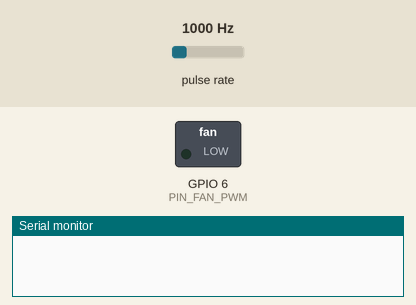
Bench run of a sketch on a simulated ESP32-S3. Parts: switched loads named in the sketch (green lamp = pin HIGH), the last lines printed to the serial monitor. Wiring (inferred from the names in the program): pulse sensor: data GPIO 9. Inputs (shaded band) come from the test bench; at power-on: pulse rate 1000 Hz.

Above: at 0.0 s.
At 0.7 s:
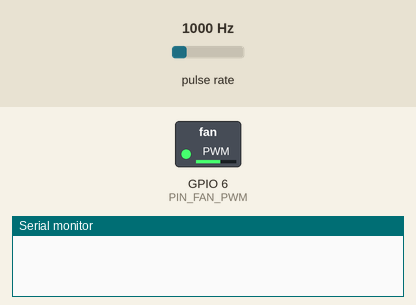
At 35.7 s:
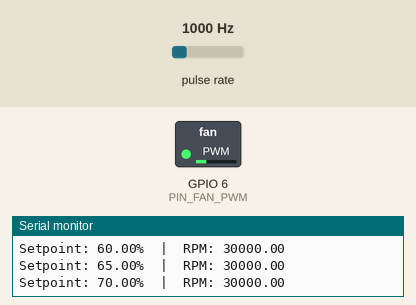
Timing chart, 0 to 37.2 s (numbered marks = the images above):
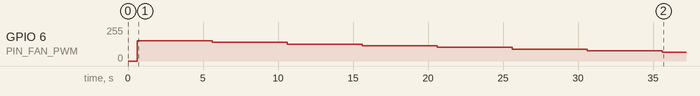

The sketch:

FanLogic.ino
```cpp
#include <Arduino.h>

// Pins you specified earlier
static const uint8_t PIN_FAN_PWM  = 6;
static const uint8_t PIN_FAN_TACH = 9;

// PWM config for 4-wire fan
static const uint32_t PWM_FREQ_HZ = 25000;  // 25 kHz
static const uint8_t  PWM_RES_BITS = 10;    // 0..1023

static const uint8_t TACH_PULSES_PER_REV = 2;

volatile uint32_t g_tachPulses = 0;

void IRAM_ATTR tachISR() {
  g_tachPulses++;
}

// Because transistor inverts PWM, we invert duty here
void setFanPercent(float percent) {
  percent = constrain(percent, 0.0f, 100.0f);

  const uint32_t maxDuty = (1u << PWM_RES_BITS) - 1u;

  float espPercent = 100.0f - percent;  // invert for NPN stage
  uint32_t duty = (uint32_t)((espPercent / 100.0f) * maxDuty);

  ledcWrite(PIN_FAN_PWM, duty);
}

float measureRPM(uint32_t windowMs = 1000) {
  g_tachPulses = 0;
  delay(windowMs);

  noInterrupts();
  uint32_t pulses = g_tachPulses;
  interrupts();

  float revPerSec = (float)pulses / TACH_PULSES_PER_REV / (windowMs / 1000.0f);
  return revPerSec * 60.0f;
}

void setup() {
  Serial.begin(115200);
  delay(300);

  if (!ledcAttach(PIN_FAN_PWM, PWM_FREQ_HZ, PWM_RES_BITS)) {
    Serial.println("PWM attach failed");
    while (true);
  }

  pinMode(PIN_FAN_TACH, INPUT);
  attachInterrupt(digitalPinToInterrupt(PIN_FAN_TACH), tachISR, FALLING);

  // Kick start
  setFanPercent(100.0f);
  delay(300);
}

void loop() {
  static float percent = 40.0f;

  setFanPercent(percent);

  float rpm = measureRPM(1000);  // 1 second measurement

  Serial.print("Setpoint: ");
  Serial.print(percent);
  Serial.print("%  |  RPM: ");
  Serial.println(rpm);

  if (percent < 100.0f) {
    percent += 5.0f;
  } else {
    Serial.println("Reached 100%. Holding...");
    while (true);  // stop ramp
  }

  delay(4000);  // Remaining time so total cycle = ~5 seconds
}
```

Measured:
- by itself, GPIO 6 (PIN_FAN_PWM): 0/255 → 153/255 at 0.60 s, → 140/255 5.0 s later, → 127/255 5.0 s later, → 115/255 5.0 s later, … (8 changes in this stretch)
